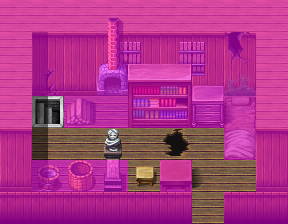

Tiled map render using the project's own tile images. Description and the map definition, with tile-layer contents summarised, below:
An orthogonal 9x7 tile map with 32x32 px tiles, 4 tile layers (Ground, Objects, Above, Walkable), 40 tilesets and 4 objects (2x mapchange, spawn, key).

<map version="1.0" orientation="orthogonal" width="9" height="7" tilewidth="32" tileheight="32">
 <tileset firstgid="1" name="map_bed_1" tilewidth="32" tileheight="32">
  <image source="../drawable/map_bed_1.png" width="512" height="256" />
 </tileset>
 <tileset firstgid="129" name="map_border_1" tilewidth="32" tileheight="32">
  <image source="../drawable/map_border_1.png" width="512" height="256" />
 </tileset>
 <tileset firstgid="257" name="map_bridge_1" tilewidth="32" tileheight="32">
  <image source="../drawable/map_bridge_1.png" width="512" height="256" />
 </tileset>
 <tileset firstgid="385" name="map_broken_1" tilewidth="32" tileheight="32">
  <image source="../drawable/map_broken_1.png" width="512" height="256" />
 </tileset>
 <tileset firstgid="513" name="map_cavewall_1" tilewidth="32" tileheight="32">
  <image source="../drawable/map_cavewall_1.png" width="576" height="192" />
 </tileset>
 <tileset firstgid="621" name="map_cavewall_2" tilewidth="32" tileheight="32">
  <image source="../drawable/map_cavewall_2.png" width="576" height="192" />
 </tileset>
 <tileset firstgid="729" name="map_cavewall_3" tilewidth="32" tileheight="32">
  <image source="../drawable/map_cavewall_3.png" width="576" height="192" />
 </tileset>
 <tileset firstgid="837" name="map_chair_table_1" tilewidth="32" tileheight="32">
  <image source="../drawable/map_chair_table_1.png" width="512" height="256" />
 </tileset>
 <tileset firstgid="965" name="map_crate_1" tilewidth="32" tileheight="32">
  <image source="../drawable/map_crate_1.png" width="512" height="256" />
 </tileset>
 <tileset firstgid="1093" name="map_cupboard_1" tilewidth="32" tileheight="32">
  <image source="../drawable/map_cupboard_1.png" width="512" height="256" />
 </tileset>
 <tileset firstgid="1221" name="map_curtain_1" tilewidth="32" tileheight="32">
  <image source="../drawable/map_curtain_1.png" width="512" height="256" />
 </tileset>
 <tileset firstgid="1349" name="map_entrance_1" tilewidth="32" tileheight="32">
  <image source="../drawable/map_entrance_1.png" width="512" height="256" />
 </tileset>
 <tileset firstgid="1477" name="map_fence_1" tilewidth="32" tileheight="32">
  <image source="../drawable/map_fence_1.png" width="512" height="256" />
 </tileset>
 <tileset firstgid="1605" name="map_fence_2" tilewidth="32" tileheight="32">
  <image source="../drawable/map_fence_2.png" width="512" height="256" />
 </tileset>
 <tileset firstgid="1733" name="map_ground_1" tilewidth="32" tileheight="32">
  <image source="../drawable/map_ground_1.png" width="512" height="256" />
 </tileset>
 <tileset firstgid="1861" name="map_ground_2" tilewidth="32" tileheight="32">
  <image source="../drawable/map_ground_2.png" width="512" height="256" />
 </tileset>
 <tileset firstgid="1989" name="map_ground_3" tilewidth="32" tileheight="32">
  <image source="../drawable/map_ground_3.png" width="512" height="256" />
 </tileset>
 <tileset firstgid="2117" name="map_ground_4" tilewidth="32" tileheight="32">
  <image source="../drawable/map_ground_4.png" width="512" height="256" />
 </tileset>
 <tileset firstgid="2245" name="map_ground_5" tilewidth="32" tileheight="32">
  <image source="../drawable/map_ground_5.png" width="512" height="256" />
 </tileset>
 <tileset firstgid="2373" name="map_ground_6" tilewidth="32" tileheight="32">
  <image source="../drawable/map_ground_6.png" width="512" height="256" />
 </tileset>
 <tileset firstgid="2501" name="map_ground_7" tilewidth="32" tileheight="32">
  <image source="../drawable/map_ground_7.png" width="512" height="256" />
 </tileset>
 <tileset firstgid="2629" name="map_ground_8" tilewidth="32" tileheight="32">
  <image source="../drawable/map_ground_8.png" width="512" height="256" />
 </tileset>
 <tileset firstgid="2757" name="map_indoor_1" tilewidth="32" tileheight="32">
  <image source="../drawable/map_indoor_1.png" width="512" height="256" />
 </tileset>
 <tileset firstgid="2885" name="map_kitchen_1" tilewidth="32" tileheight="32">
  <image source="../drawable/map_kitchen_1.png" width="512" height="256" />
 </tileset>
 <tileset firstgid="3013" name="map_outdoor_1" tilewidth="32" tileheight="32">
  <image source="../drawable/map_outdoor_1.png" width="512" height="256" />
 </tileset>
 <tileset firstgid="3141" name="map_pillar_1" tilewidth="32" tileheight="32">
  <image source="../drawable/map_pillar_1.png" width="512" height="256" />
 </tileset>
 <tileset firstgid="3269" name="map_plant_1" tilewidth="32" tileheight="32">
  <image source="../drawable/map_plant_1.png" width="512" height="256" />
 </tileset>
 <tileset firstgid="3397" name="map_rock_1" tilewidth="32" tileheight="32">
  <image source="../drawable/map_rock_1.png" width="512" height="256" />
 </tileset>
 <tileset firstgid="3525" name="map_roof_1" tilewidth="32" tileheight="32">
  <image source="../drawable/map_roof_1.png" width="512" height="256" />
 </tileset>
 <tileset firstgid="3653" name="map_roof_2" tilewidth="32" tileheight="32">
  <image source="../drawable/map_roof_2.png" width="512" height="256" />
 </tileset>
 <tileset firstgid="3781" name="map_shop_1" tilewidth="32" tileheight="32">
  <image source="../drawable/map_shop_1.png" width="512" height="256" />
 </tileset>
 <tileset firstgid="3909" name="map_sign_ladder_1" tilewidth="32" tileheight="32">
  <image source="../drawable/map_sign_ladder_1.png" width="512" height="256" />
 </tileset>
 <tileset firstgid="4037" name="map_table_1" tilewidth="32" tileheight="32">
  <image source="../drawable/map_table_1.png" width="512" height="256" />
 </tileset>
 <tileset firstgid="4165" name="map_trail_1" tilewidth="32" tileheight="32">
  <image source="../drawable/map_trail_1.png" width="512" height="256" />
 </tileset>
 <tileset firstgid="4293" name="map_tree_1" tilewidth="32" tileheight="32">
  <image source="../drawable/map_tree_1.png" width="512" height="256" />
 </tileset>
 <tileset firstgid="4421" name="map_wall_1" tilewidth="32" tileheight="32">
  <image source="../drawable/map_wall_1.png" width="512" height="256" />
 </tileset>
 <tileset firstgid="4549" name="map_wall_2" tilewidth="32" tileheight="32">
  <image source="../drawable/map_wall_2.png" width="480" height="256" />
 </tileset>
 <tileset firstgid="4669" name="map_wall_3" tilewidth="32" tileheight="32">
  <image source="../drawable/map_wall_3.png" width="480" height="256" />
 </tileset>
 <tileset firstgid="4789" name="map_window_1" tilewidth="32" tileheight="32">
  <image source="../drawable/map_window_1.png" width="512" height="256" />
 </tileset>
 <tileset firstgid="4917" name="map_window_2" tilewidth="32" tileheight="32">
  <image source="../drawable/map_window_2.png" width="512" height="256" />
 </tileset>
 <layer name="Ground" width="9" height="7">
  <data>[63 cells, 63 non-empty, 7 distinct tile ids]</data>
 </layer>
 <layer name="Objects" width="9" height="7">
  <data>[63 cells, 22 non-empty, 18 distinct tile ids]</data>
 </layer>
 <layer name="Above" width="9" height="7">
  <data>[63 cells, 14 non-empty, 11 distinct tile ids]</data>
 </layer>
 <layer name="Walkable" width="9" height="7">
  <data>[63 cells, 52 non-empty, 1 distinct tile ids]</data>
 </layer>
 <objectgroup name="Mapevents" width="9" height="7">
  <object name="entrance" type="mapchange" x="192" y="192" width="32" height="32">
   <properties>
    <property name="map" value="wild6" />
    <property name="place" value="house" />
   </properties>
  </object>
  <object name="down" type="mapchange" x="32" y="96" width="32" height="32">
   <properties>
    <property name="map" value="wild6_basement" />
    <property name="place" value="up" />
   </properties>
  </object>
 </objectgroup>
 <objectgroup name="Spawn" width="9" height="7">
  <object name="Edwin" type="spawn" x="224" y="160" width="32" height="32" />
 </objectgroup>
 <objectgroup name="Keys" width="9" height="7">
  <!-- 1 objects omitted --></objectgroup>
</map>
<!-- 1 of 4 objects omitted -->
